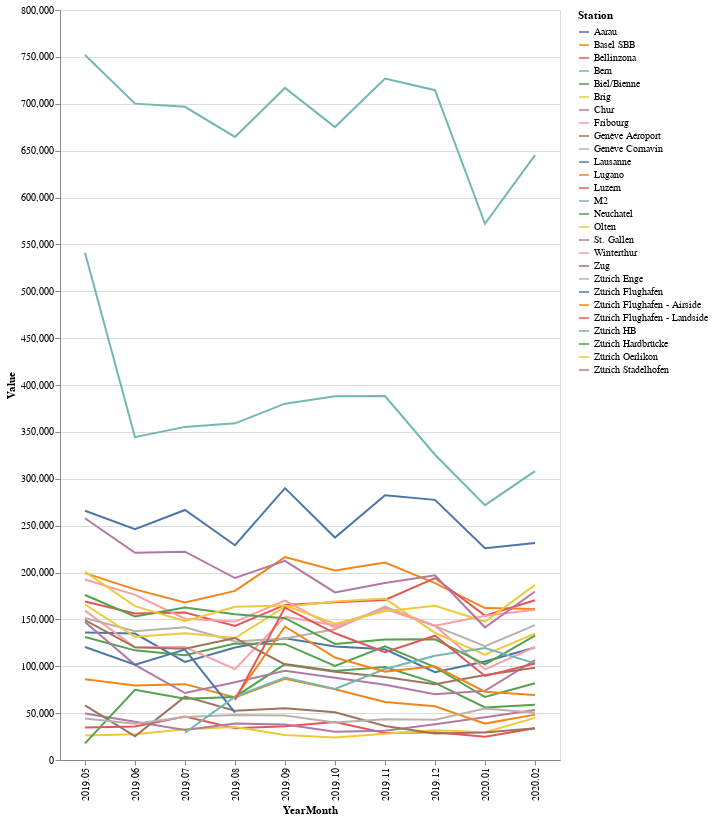
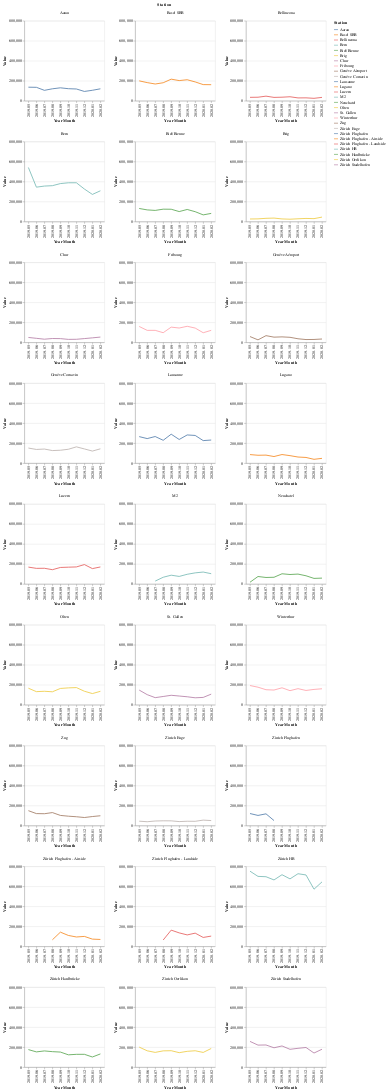

Notebook cell for these charts, in order:
### Markdown cell above
# Graph

### Code cell
chart_data = ax_months.copy()

month_chart = alt.Chart(chart_data).mark_line().encode(
    x="YearMonth:O",
    y="Value:Q",
    color="Station",
    tooltip=["Station", 'YearMonth', 'Value']
)
single_chart = month_chart.properties(width=500, height=750)
facets = (month_chart
          .encode(facet=alt.Facet("Station:N"))
          .properties(width=200, height=200, columns=3)
          .resolve_axis(y="independent", x="independent")
         )

single_chart.display()
facets.display()

### Figure 1 — Vega-Lite specification as saved in the notebook (floating-point values rounded to 4 significant figures; data arrays with more than 128 entries replaced by an {"elided": "..."} marker saying what was removed)
{"$schema": "https://vega.github.io/schema/vega-lite/v3.4.0.json", "config": {"mark": {"tooltip": null}, "view": {"height": 300, "width": 400}}, "data": {"name": "data-6626fdf50fcd347386157f8a466cfeb7"}, "datasets": {"data-6626fdf50fcd347386157f8a466cfeb7": {"elided": "256 records"}}, "encoding": {"color": {"field": "Station", "type": "nominal"}, "tooltip": [{"field": "Station", "type": "nominal"}, {"field": "YearMonth", "type": "nominal"}, {"field": "Value", "type": "quantitative"}], "x": {"field": "YearMonth", "type": "ordinal"}, "y": {"field": "Value", "type": "quantitative"}}, "height": 750, "mark": "line", "width": 500}

### Figure 2 — Vega-Lite specification as saved in the notebook (floating-point values rounded to 4 significant figures; data arrays with more than 128 entries replaced by an {"elided": "..."} marker saying what was removed)
{"$schema": "https://vega.github.io/schema/vega-lite/v3.4.0.json", "columns": 3, "config": {"mark": {"tooltip": null}, "view": {"height": 300, "width": 400}}, "data": {"name": "data-6626fdf50fcd347386157f8a466cfeb7"}, "datasets": {"data-6626fdf50fcd347386157f8a466cfeb7": {"elided": "256 records"}}, "encoding": {"color": {"field": "Station", "type": "nominal"}, "facet": {"field": "Station", "type": "nominal"}, "tooltip": [{"field": "Station", "type": "nominal"}, {"field": "YearMonth", "type": "nominal"}, {"field": "Value", "type": "quantitative"}], "x": {"field": "YearMonth", "type": "ordinal"}, "y": {"field": "Value", "type": "quantitative"}}, "height": 200, "mark": "line", "resolve": {"axis": {"x": "independent", "y": "independent"}}, "width": 200}
